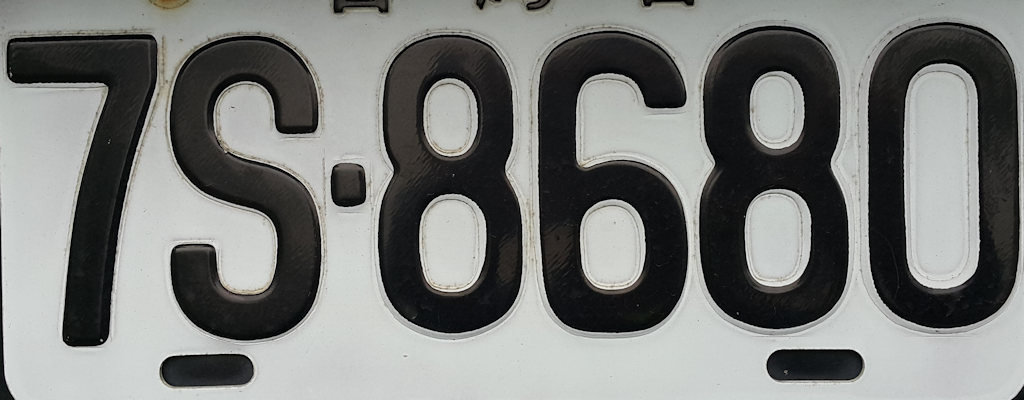
#> input picture connected component labeling/license_plate.bmp, 1024 x 400 px
$ jupyter execute --allow-errors TwoPassCCL.ipynb
#> lines starting #> are read from the running program, lines starting #| are printed output that depends on the picture; after the words box and inside, x2 and y2 are one past the last pixel; in counts of white or black regions, pixels touching at a corner belong together
### connected component labeling/Set.py
# -*- coding: utf-8 -*-
"""
Created on Thu Nov 19 22:43:14 2020

@author: poww
"""

import numpy

##
# class DisjointSet
#
#   This class implements the methods for DisjointSet
##
class DisjointSet():
    ##
    # DisjointSet::constructor()
    #
    #   do nothing
    ##
    def __init__(self):
        pass

    ##
    # DisjointSet::find()
    #
    #   find the representative of this set, this is, the minimum value
    ##
    def find(self, x):
        if(self.parents[x] != x):
            self.parents[x] = self.find(self.parents[x])

        return self.parents[x]

    ##
    # DisjointSet::makeSet()
    #
    #   create n single item sets from {0}, {1}, ....{n-1}
    ##
    def makeSet(self, n):
        self.parents = numpy.arange(0, n, dtype=numpy.int32)


    ##
    # DisjointSet::union()
    #
    #   union the two sets
    ##
    def union(self, x, y):
        # find the representative
        xset = self.find(x)
        yset = self.find(y)

        if(xset < yset):
            self.parents[yset] = xset
        elif(xset > yset):
            self.parents[xset] = yset

### connected component labeling/TwoPassCCL.ipynb
#**system initialization**

mount google drive and change working space to current directory

[cell 1]
from google.colab import drive
drive.mount('/content/drive') # mount google drive

import os
os.chdir('/content/drive/MyDrive/Colab Notebooks/connected component labeling') # change working directory

import necessary packages

[cell 2]
import cv2
import google.colab.patches as colab
import numpy

from Set import DisjointSet

# **image thresholding**

load the license_plate.bmp image

[cell 3]
in_mat = cv2.imread("license_plate.bmp", 0)
#> in_mat: shape (400, 1024); min 0, max 239, mean 123.6

threshold input image to binary one by Otsu algorithm

[cell 4]
th, binary_mat = cv2.threshold(in_mat, 0, 255, cv2.THRESH_BINARY_INV + cv2.THRESH_OTSU)
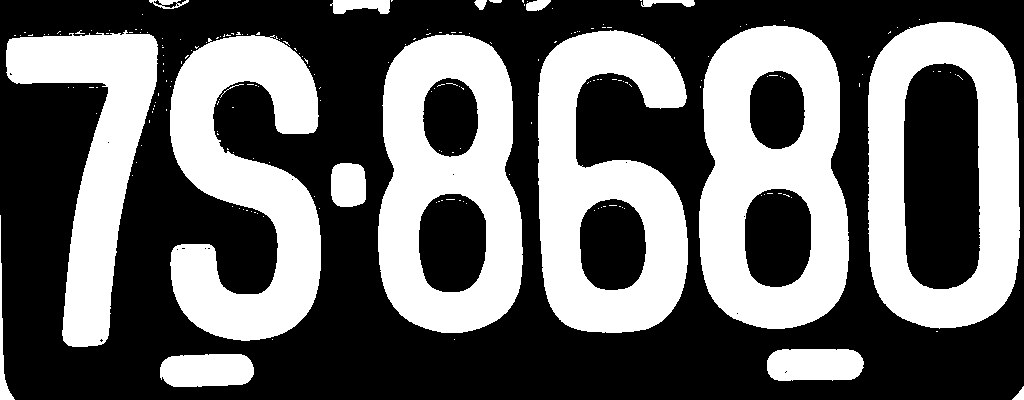
#> binary_mat: shape (400, 1024); 40.7% white; 205 white regions (187 under 20 px), largest, box (x1, y1, x2, y2) and area: (699, 25, 849, 329) 29605, (378, 34, 523, 333) 27478, (538, 30, 688, 333) 27276
#> th = 108

display binary image

[cell 5]
colab.cv2_imshow(binary_mat)

# **connected component labeling**

## **Pass 1**:
(1) assign a temporal label
(2) record label equivalence

create a label mat and initialize it with the value 0

[cell 6]
label_mat = numpy.zeros(binary_mat.shape, dtype=numpy.int32)

set the new_label=1 and equivalences = $\emptyset$

[cell 7]
new_label = 1
equivalences = list()

perform the pass 1

[cell 8]
for r in range(1, binary_mat.shape[0]):
  for c in range(1, binary_mat.shape[1]):
    if binary_mat[r, c] != 0:

      # (1) assign a temporal label to point (r, c)

      # collect labels in adjacent points including upper and left points
      adjacent_labels = list()

      # upper point (r-1, c)
      upper_label = label_mat[r-1, c]
      if (upper_label != 0):
        adjacent_labels.append(upper_label)

      # left point (r, c-1)
      left_label = label_mat[r, c-1]
      if (left_label != 0 and left_label != upper_label):
        adjacent_labels.append(left_label)

      # assign label to the point at (r,c) according to adjacent_labels
      if len(adjacent_labels) == 0:
        label_mat[r, c] = new_label   # assign a new label
        new_label = new_label + 1
      else:
        label_mat[r, c] = min(adjacent_labels) # assign a new label

      #(2) record label equivalence
      if len(adjacent_labels) == 2:
        a_equivalence = list([adjacent_labels[0], adjacent_labels[1]])
        equivalences.append(a_equivalence)
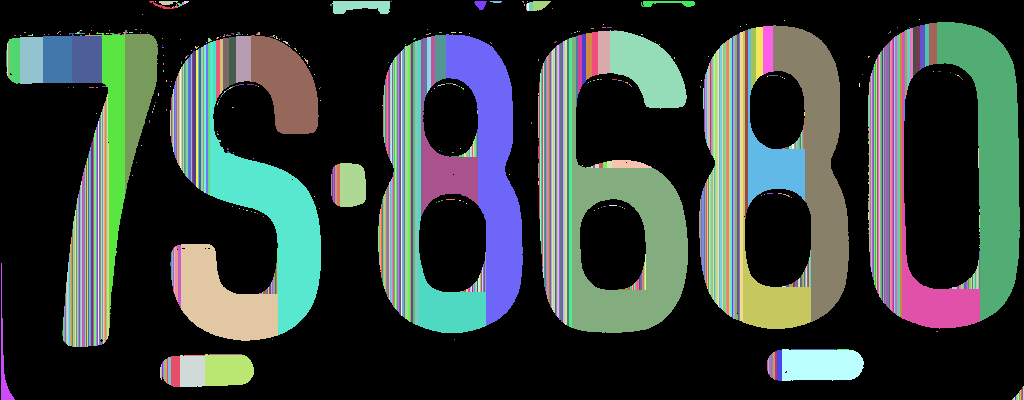
#> label_mat: shape (400, 1024) int32; 783 distinct labels, from 0 to 782; one colour per label, 0 black
#> after the loop, new_label = 783

## **Pass2:**
(1) resolve label equivalence (2) replace temporal labels

create single-integer-item sets from {1}, {2}, .....{new_label}

[cell 9]
# resolve label equivalence
disjoint_set = DisjointSet()
disjoint_set.makeSet(new_label)

for each equivvalence pair $(l_i, l_j)$, unify two sets that contains $l_i$ and $l_j$

[cell 10]
for i in range(len(equivalences)):
  a_equivalence = equivalences[i]
  disjoint_set.union(a_equivalence[0], a_equivalence[1])

replace the label at 𝑝 by the minimum of the set containing the label of 𝑝

[cell 11]
for r in range(1, label_mat.shape[0]):
  for c in range(1, label_mat.shape[1]):
    if label_mat[r, c] != 0:
      # get the temporal label
      temporal_label = label_mat[r, c]

      # find the minimum label
      min_label = disjoint_set.find(temporal_label)

      # replace the label
      label_mat[r, c] = min_label
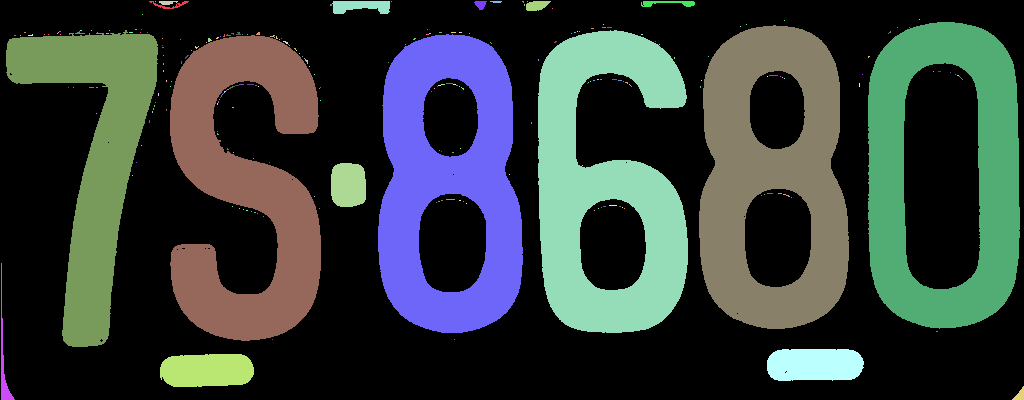
#> label_mat: shape (400, 1024) int32; 250 distinct labels, from 0 to 771; one colour per label, 0 black

# **label mat display**

draw all pixels in each region with the same color

re-assign the labels from 0, 1, 2, ...N-1 (N is the number of regions)

#> (a cell that did not finish here is left out)

get the number of regions

#> (a cell that did not finish here is left out)

create a display image and color plate for drawing

[cell 14]
display_mat = numpy.zeros((label_mat.shape[0], label_mat.shape[1], 3), dtype=numpy.uint8)
#> (the rest of this cell did not finish here and is left out)

paint the display image

#> (a cell that did not finish here is left out)

show the display image

[cell 16]
colab.cv2_imshow(display_mat)
